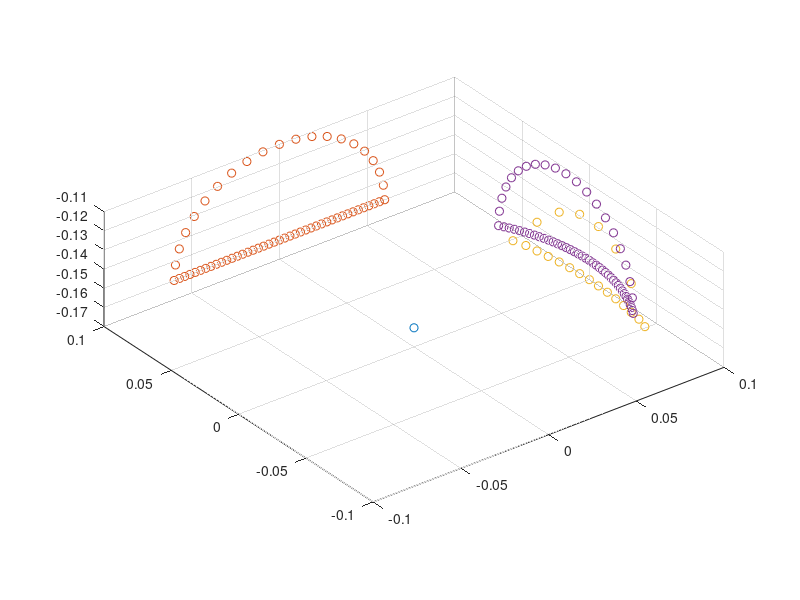

MATLAB code for this plot:
clc; clear; close all;

ox = 0;
oy = 0;
oz = -0.16;

time = 20;
pathTime = linspace(-1,1,time+1);
pathTime2 = linspace(-1,1,2*time+1);

pathX = [];
pathY = [];
pathZ = [];

pathX = sin(-pi*pathTime/2);
pathY = 0*pathX;
pathZ = cos(pi*pathTime/2);
pathX(end)=[];
pathY(end)=[];
pathZ(end)=[];

pathX = 0.06*[pathX pathTime2];
pathY = 0*pathX+0.1;
pathZ = 0.05*[pathZ 0*pathTime2];
pathX(end)=[];
pathY(end)=[];
pathZ(end)=[];

pathX = pathX + ox;
pathY = pathY + oy;
pathZ = pathZ + oz;

scatter3(ox,oy,oz);
hold on;
scatter3(pathX, pathY,pathZ);
grid on;
daspect([1,1,1]);

points = [[0.1,0,-0.17],
					 [0.0998,-0.007,-0.17],
					 [0.0995,-0.014,-0.17],
					 [0.0989,-0.021,-0.17],
					 [0.098,-0.028,-0.17],
					 [0.097,-0.035,-0.17],
					 [0.096,-0.042,-0.17],

					 [0.094,-0.049,-0.17],
					 [0.097,-0.035,-0.17+0.015],
					 [0.0989,-0.021,-0.17+0.026],
					 [0.0998,-0.007,-0.17+0.031],
					 [0.0998,0.007,-0.17+0.031],
					 [0.0989,0.021,-0.17+0.026],
					 [0.097,0.035,-0.17+0.015],

					 [0.094,0.049,-0.17],
					 [0.096,0.042,-0.17],
					 [0.097,0.035,-0.17],
					 [0.098,0.028,-0.17],
					 [0.0989,0.021,-0.17],
					 [0.0995,0.014,-0.17],
					 [0.0998,0.007,-0.17]]

scatter3(points(:,1),points(:,2),points(:,3));

sweepAngle = 30;
circleX = .1*cos(deg2rad(sweepAngle*pathTime2));
circleY = .1*sin(deg2rad(sweepAngle*pathTime2));
circleZ = 0*pathTime2;
circleX(end) = [];
circleY(end) = [];
circleZ(end) = [];
arcX = 0*pathTime+abs(circleX(1));
arcY = abs(circleY(1))*sin(-pi*pathTime/2);
arcZ = 0.05*cos(-pi*pathTime/2);
arcX(end) = [];
arcY(end) = [];
arcZ(end) = [];

turnX = [circleX arcX];
turnY = [circleY arcY];
turnZ = [circleZ arcZ]+oz;
scatter3(turnX,turnY,turnZ);

forward = [pathX' pathY' pathZ'];
forward = circshift(flip(forward,1),2*time+1);

turn = [turnX', turnY', turnZ'];
turn = circshift(flip(turn,1),time+1);

disp(sprintf('Forward'));
for i=[1:time*3]
    disp(sprintf("  - [%f, %f, %f]",forward(i,:)));
end

disp(sprintf('Turn'));

for i=[1:time*3]
    disp(sprintf("  - [%f, %f, %f]",turn(i,:)));
end
         
